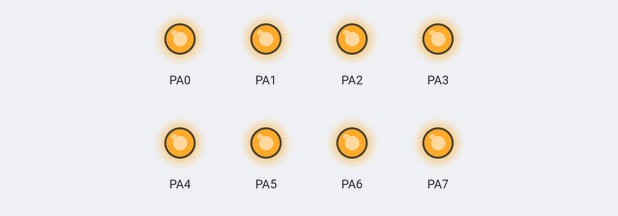
This program was run on a simulated ATmega32, built with avr-gcc and emulated at 16 MHz. Parts: output pins drawn as LEDs (lit = HIGH).

Above: at 0.2 s.
At 1.7 s:
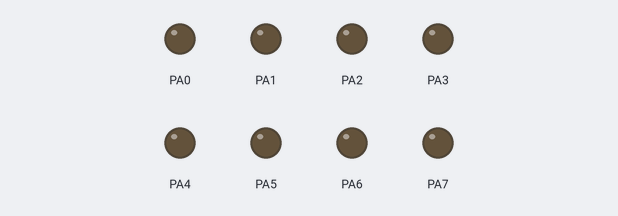
Timing chart, 0 to 3.0 s (numbered marks = the images above):
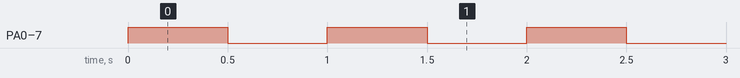

Measured:
- by itself, PA0–7: alternates HIGH for 0.50 s and LOW for 0.50 s

The program:

main.cpp
```cpp
#define F_CPU 16000000UL
#include <avr/io.h>
#include <util/delay.h>

class LED
{
    public:
       LED();            // Constructor
       void LED_Toggle(); // Method to toggle LED
};

LED::LED()
{
    DDRA = 0xff;   // Set all pins on PORTA as output
    PORTA = 0x00;  // Initialize PORTA to low
}

void LED::LED_Toggle()
{
    PORTA = ~PORTA;  // Toggle PORTA (inverts the state)
}

int main()
{
    LED led_blink;  // Create an object of the LED class

    while(1)
    {
        led_blink.LED_Toggle();  // Toggle LED
        _delay_ms(500);          // Add a delay to make the toggle visible (500ms)
    }

    return 0;
}
```
